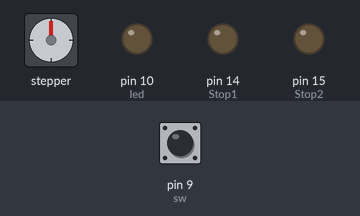
Bench run of a sketch on a simulated Arduino Mega 2560, built with avr-gcc and run on an emulated ATmega2560. Parts: stepper motor, output pins drawn as LEDs (lit = HIGH). Wiring (inferred from the names in the program): stepper motor driver (200 steps per turn assumed): step pin 48; direction pin 50; enable pin 52. The test bench sets the inputs (shaded band); at power-on: pin 9 (sw) LOW. Pins used as bus, display or sensor lines are not drawn.

Above: at 3.1 s.
3.2 s: pin 9 (sw) pulled HIGH for 3.2 s
At 7.3 s:
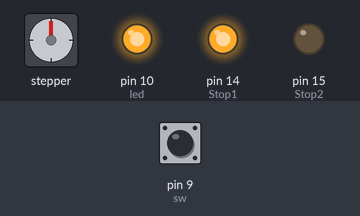
7.9 s: pin 9 (sw) pulled HIGH for 1.45 s
At 8.7 s:
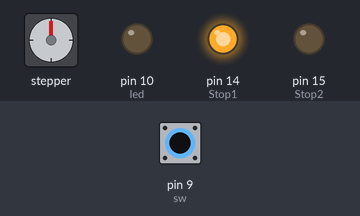
Timing chart, 0 to 10.9 s (numbered marks = the images above; inputs shaded):
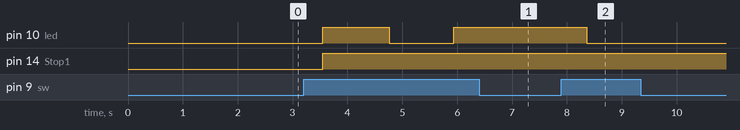

Measured:
- after the input at 3.2 s, pin 10 (led): LOW → HIGH after 0.35 s, → LOW 1.2 s later, → HIGH 1.2 s later; pin 14 (Stop1): LOW → HIGH after 0.35 s
- after the input at 7.9 s, pin 10 (led): HIGH → LOW after 0.46 s

The sketch:

stop.ino
```cpp
int mode1;
int mode2;
int sw = 9;
int led = 10;
int Stop1 = 14;
int Stop2 = 15;
int count;


int PUL = 48; //define Pulse pin
int DIR = 50; //define Direction pin
int ENA = 52; //define Enable Pin


void setup() {
  Serial.begin(9600);
  pinMode(sw, INPUT);
  pinMode(led, OUTPUT);

  pinMode (PUL, OUTPUT);
  pinMode (DIR, OUTPUT);
  pinMode (ENA, OUTPUT);
  pinMode(Stop1, OUTPUT);
  pinMode(Stop2, OUTPUT);

  mode1 = 0;
  mode2= 0;

}

void loop() {
  // put your main code here, to run repeatedly:
  if (digitalRead(sw) == HIGH)
  {
    mode1 = (mode1 + 1) % 2;
    mode2 = (mode2 + 1)%2;
    if (mode1 == 1)
    {
      digitalWrite(led, HIGH);
    }
    if (mode1 == 0)
    {
      digitalWrite(led, LOW);
    }

  }


  if (mode1 == 1)
  {
    digitalWrite(Stop1, mode1);
    for (int i = 0; i < 6400; i++)
    {
      digitalWrite(led, HIGH);
      digitalWrite(DIR, 0);
      digitalWrite(ENA, 0);
      digitalWrite(PUL, 0);
      delayMicroseconds(7);
      digitalWrite(PUL, 0);
      delayMicroseconds(7);
    }

  }

  else if (mode1 == 0)
  {
    digitalWrite(Stop2, mode2);
    for (int i = 0; i < 6400; i++)
    {
      digitalWrite(DIR, HIGH);
      digitalWrite(ENA, HIGH);
      digitalWrite(PUL, HIGH);
      delayMicroseconds(7);
      digitalWrite(PUL, LOW);
      delayMicroseconds(7);
    }
  }


  delay(1000);


}
```
